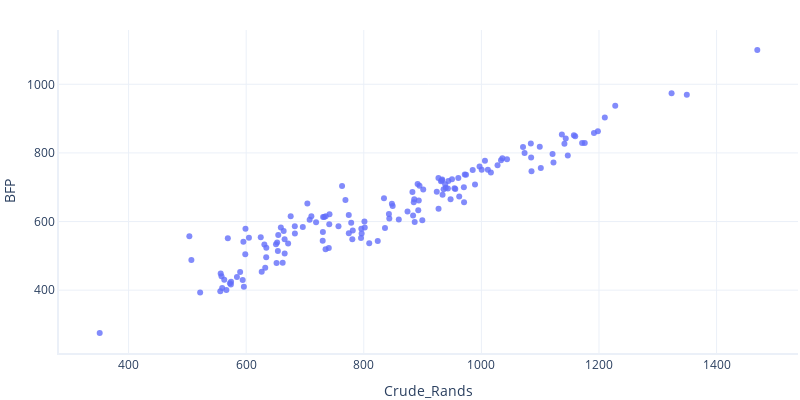

Notebook code for this chart:
### Markdown cell above
Plotly Way

### Code cell
# Obtain the label and feature from the original data
dataset = data[['BFP','Crude_Rands']]

# Print the number of observations
print("No. of observations:", dataset.shape[0])

# Graph the distribution of variables for the unsplit dataset
import plotly.express as px

fig = px.scatter(data, x="Crude_Rands", y="BFP", width=800, height=400)
fig.show()


#import graphing
#graphing.scatter_2D(dataset, 'BFP', 'Crude_Rands')

### Figure 1 — Plotly figure (JSON) as saved in the notebook; plotly's stock layout.template omitted (floating-point values rounded to 4 significant figures; data arrays with more than 128 entries replaced by an {"elided": "..."} marker saying what was removed)
{"data": [{"hovertemplate": "Crude_Rands=%{x}<br>BFP=%{y}<extra></extra>", "legendgroup": "", "marker": {"color": "#636efa", "symbol": "circle"}, "mode": "markers", "name": "", "orientation": "v", "showlegend": false, "type": "scatter", "x": {"elided": "147 float values"}, "xaxis": "x", "y": {"elided": "147 float values"}, "yaxis": "y"}], "layout": {"height": 400, "legend": {"tracegroupgap": 0}, "width": 800, "xaxis": {"anchor": "y", "domain": [0, 1], "title": {"text": "Crude_Rands"}}, "yaxis": {"anchor": "x", "domain": [0, 1], "title": {"text": "BFP"}}}}
